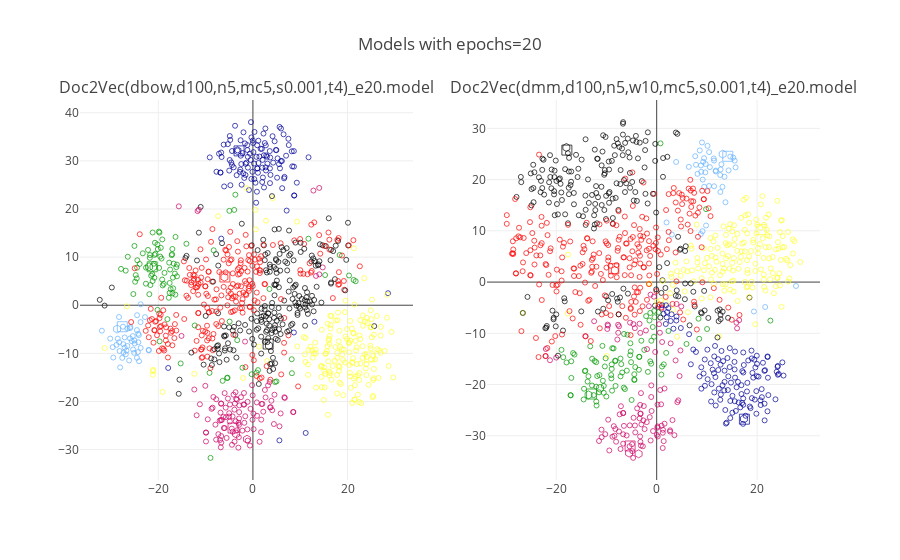

The cell this chart's notebook holds for it:
### Code cell
pyoff.iplot(fig4, filename='tsnePlot1_epochs20')

### Figure 1 — Plotly figure (JSON) as saved in the notebook; plotly's stock layout.template omitted (floating-point values rounded to 4 significant figures; data arrays with more than 128 entries replaced by an {"elided": "..."} marker saying what was removed)
{"data": [{"marker": {"color": {"elided": "1008 str values"}, "line": {"color": "black", "width": 1}, "showscale": false, "size": {"elided": "1008 int values"}, "symbol": {"elided": "1008 int values"}}, "mode": "markers", "text": {"elided": "1008 str values"}, "type": "scatter", "x": {"elided": "1008 float values"}, "xaxis": "x1", "y": {"elided": "1008 float values"}, "yaxis": "y1"}, {"marker": {"color": {"elided": "1008 str values"}, "line": {"color": "black", "width": 1}, "showscale": false, "size": {"elided": "1008 int values"}, "symbol": {"elided": "1008 int values"}}, "mode": "markers", "text": {"elided": "1008 str values"}, "type": "scatter", "x": {"elided": "1008 float values"}, "xaxis": "x2", "y": {"elided": "1008 float values"}, "yaxis": "y2"}], "layout": {"annotations": [{"font": {"size": 16}, "showarrow": false, "text": "Doc2Vec(dbow,d100,n5,mc5,s0.001,t4)_e20.model", "x": 0.225, "xanchor": "center", "xref": "paper", "y": 1, "yanchor": "bottom", "yref": "paper"}, {"font": {"size": 16}, "showarrow": false, "text": "Doc2Vec(dmm,d100,n5,w10,mc5,s0.001,t4)_e20.model", "x": 0.775, "xanchor": "center", "xref": "paper", "y": 1, "yanchor": "bottom", "yref": "paper"}], "showlegend": false, "title": "Models with epochs=20", "xaxis1": {"anchor": "y1", "domain": [0, 0.45]}, "xaxis2": {"anchor": "y2", "domain": [0.55, 1]}, "yaxis1": {"anchor": "x1", "domain": [0, 1]}, "yaxis2": {"anchor": "x2", "domain": [0, 1]}}}
